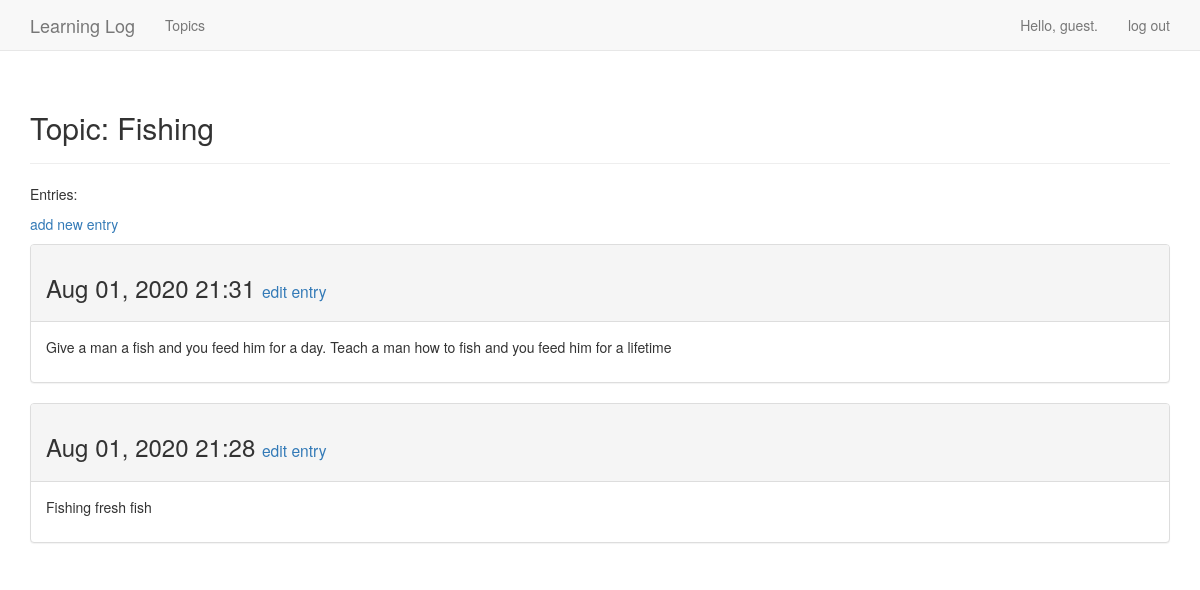
Page /topics/4/ (signed in) on the committed database.
### learning_logs/models.py (models this page shows, shortened)
class Topic(models.Model):
    text = models.CharField(max_length=200)
    date_added = models.DateTimeField(auto_now_add=True)
    owner = models.ForeignKey(User, on_delete=models.CASCADE)
    def __str__(self):
        return self.text

class Entry(models.Model):
    topic = models.ForeignKey(Topic, on_delete=models.CASCADE)
    text = models.TextField()
    date_added = models.DateTimeField(auto_now_add=True)
    class Meta:
        verbose_name_plural = 'entries'

### learning_logs/views.py (the view)
# urls.py: re_path(r'^topics/(?P<topic_id>\d+)/$', views.topic, name='topic'),
@login_required
def topic(request, topic_id):
    topic = Topic.objects.get(id=topic_id)
    check_topic_owner(topic, request)
    entries = topic.entry_set.order_by('-date_added')
    context = {'topic': topic, 'entries': entries}
    return render(request, 'learning_logs/topic.html', context)

### learning_logs/views.py (called while the page is built)
def check_topic_owner(topic, request):
    if topic.owner != request.user:
        raise Http404

### learning_logs/templates/learning_logs/topic.html (shortened to what this page needs)
<!DOCTYPE html>
<html lang="en">
<head>
</head>
<body>
{% extends 'learning_logs/base.html' %}
{% block header %}
    <h2>Topic: {{ topic }}</h2>
{% endblock header %}
{% block content %}
    <p>Entries: </p>
        <p>
            <a href="{% url 'new_entry' topic.id %}">add new entry</a>
        </p>
            {% for entry in entries %}
            <div class="panel panel-default">
                <div class="panel-heading">
                    <h3>
                        {{ entry.date_added|date:"M d, Y H:i" }}
                        <small>
                            <a href="{% url 'edit_entry' entry.id %}">edit entry</a>
                        </small>
                    </h3>
                </div>
                <div class="panel-body">
                    {{ entry.text|linebreaks }}
                </div>
            </div>
            {% empty %}
                There are no entries for this topic yet.
            {% endfor %}
{% endblock content %}

### learning_logs/templates/learning_logs/base.html (shortened to what this page needs)
{% load bootstrap3 %}
<!DOCTYPE html>
<html lang="en">
    <head>
        {% bootstrap_css %}
    </head>
        <body>
        <nav class="navbar navbar-default navbar-static-top">
            <div class="container">
                <div class="navbar-header">
                    <a class="navbar-brand" href="{% url 'index' %}">Learning Log</a>
                </div>
                <div id="navbar" class="navbar-collapse collapse">
                    <ul class="nav navbar-nav">
                        <li><a href="{% url 'topics' %}">Topics</a></li>
                    </ul>
                    <ul class="nav navbar-nav navbar-right">
                        {% if user.is_authenticated %}
                            <li><a>Hello, {{ user.username }}.</a></li>
                            <li><a href="{% url 'logout' %}">log out</a></li>
                        {% else %}
                            <li><a href="{% url 'register' %}">register</a></li>
                            <li><a href="{% url 'login' %}">log in</a></li>
                        {% endif %}
                    </ul>
                </div>
            </div>
        </nav>
            <div class="container">
                <div class="page-header">
                    {% block header %}{% endblock header %}
                </div>
                <div>
                    {% block content %}{% endblock content %}
                </div>
            </div>
        </body>
</html>

### rows in the picture
Topic: text "Fishing"
Entry: date_added "Aug 01, 2020 21:31", text "Give a man a fish and you feed him for a day. Teach a man how to fish and you feed him for a lifetime"
Entry: date_added "Aug 01, 2020 21:28", text "Fishing fresh fish"

### other values in the picture
{{ user.username }} "guest"
